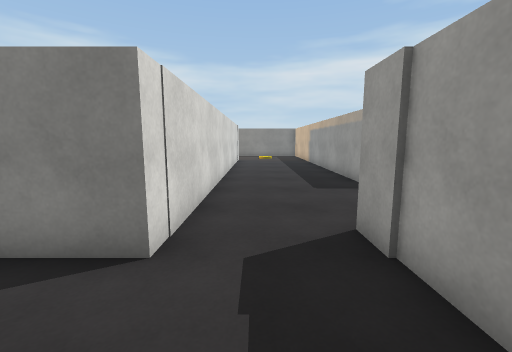
View 1 (above)

15 first-person views from a walk through a Unity game level. The camera is 1.4 m above the floor, tilts 8° down and sees 90° across. The floor is counted in squares, 1 m on a side. Each view is taken from the middle of a square. On the plan, view 1 faces up. The plan holds only what a view shows up to about 13 squares ahead; the rest is blank. The place goes on beyond the plan. The player is left out. Surface patterns are stand-ins for the level's own textures.

View 2
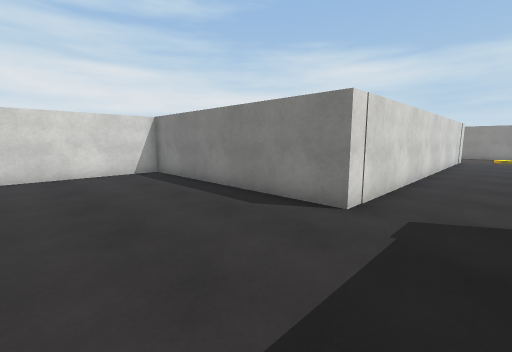

View 3
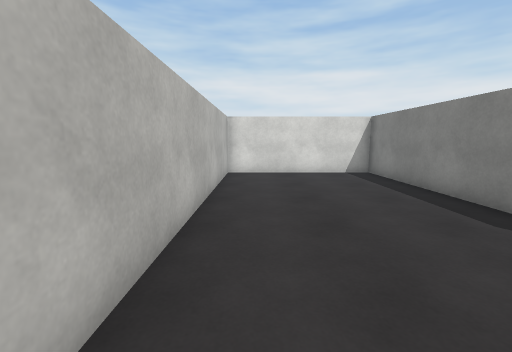

View 4
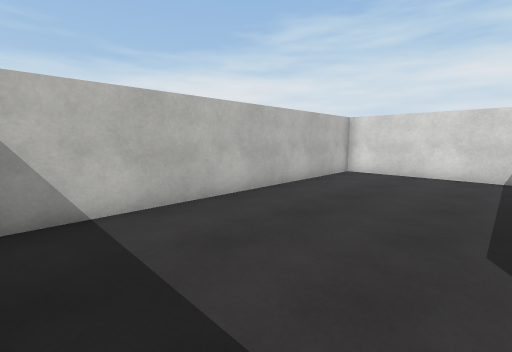

View 5
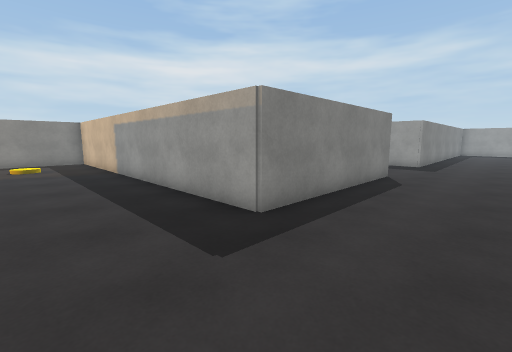

View 6
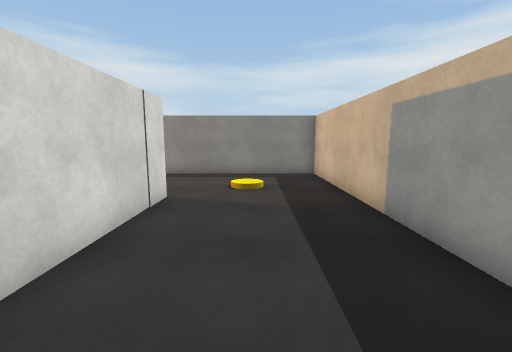

View 7
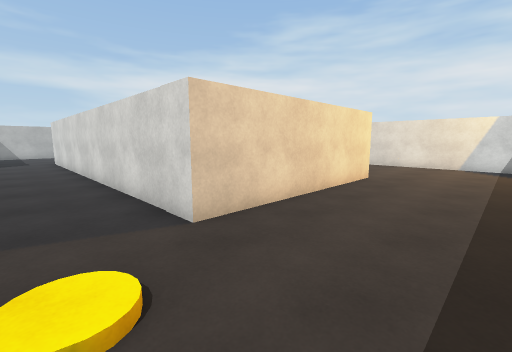

View 8
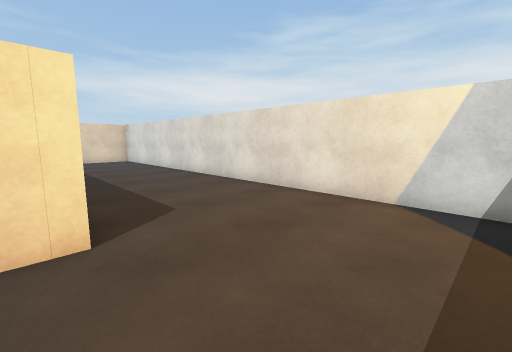

View 9
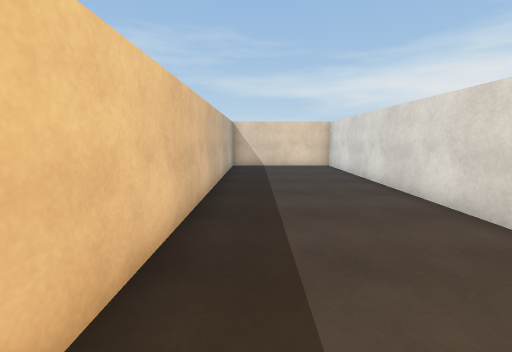

View 10
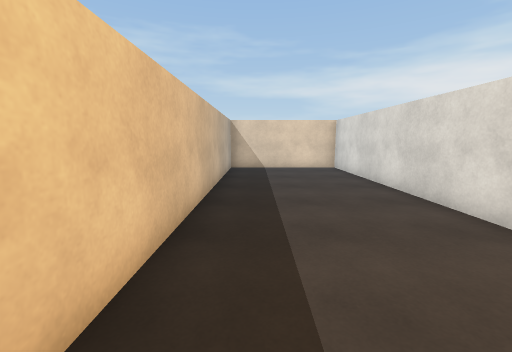

View 11
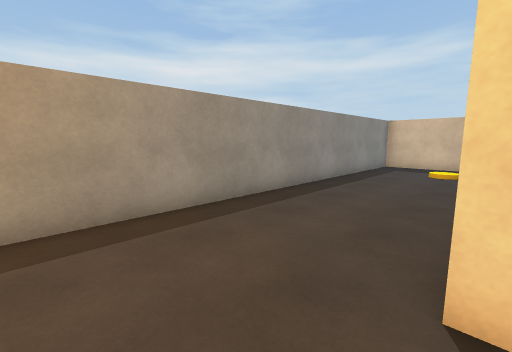

View 12
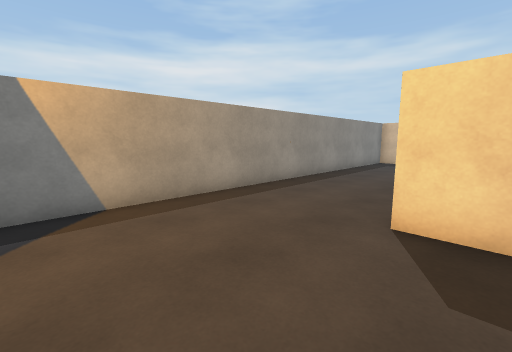

View 13
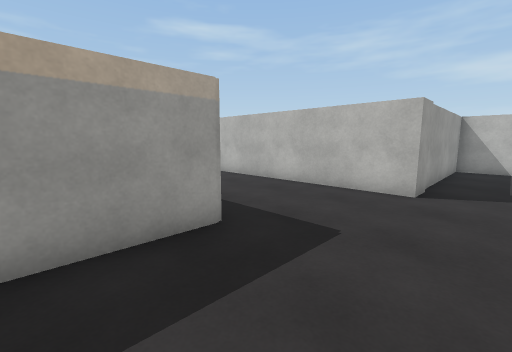

View 14
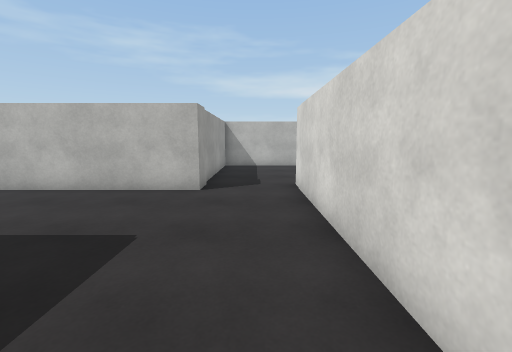

View 15
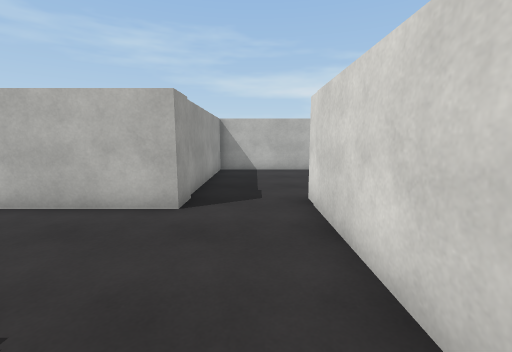

### Floor plan
Points are (right, up) in squares from view 1. A wall is a line through its corners. A room is listed if a view was taken in it or the views show most of it. See-through windows are left out.
Room 1 (views 1, 2, 3, 4)
walls: (-1.3, 2.9) (-10.1, 2.9) (-10.1, -3.2) (1.7, -3.2) (1.7, 2.4)
ways out: opening at (0.5, 3.5) to room 2
Room 2 (views 5, 6, 7, 8, 9, 10, 11, 12, 13, 14, 15)
walls: (7.5, 8.3) (3.5, 8.3) (3.5, 22.7) (-13.1, 22.7); (1.7, 2.4) (1.7, 3.9) (7.5, 3.9); (-14, 22.1) (-14, 3.9) (-8.7, 3.9) (-8.7, 18.3) (-1.3, 18.3) (-1.3, 2.9)
ways out: opening at (0.5, 3.5) to room 1

Where each view was taken, in squares from view 1:
view 1: 0 up, 0 right, facing up
view 2: 2 down, 1 right, facing up-left
view 3: 2 down, 1 right, facing left
view 4: 2 up, 1 right, facing down-left
view 5: 5 up, 0 right, facing up-right
view 6: 12 up, 1 right, facing up
view 7: 22 up, 1 right, facing down-left
view 8: 22 up, 8 left, facing down-left
view 9: 18 up, 10 left, facing down
view 10: 17 up, 10 left, facing down
view 11: 18 up, 11 left, facing up-right
view 12: 17 up, 13 left, facing up-right
view 13: 11 up, 0 right, facing down-right
view 14: 11 up, 0 right, facing down
view 15: 9 up, 0 right, facing down
